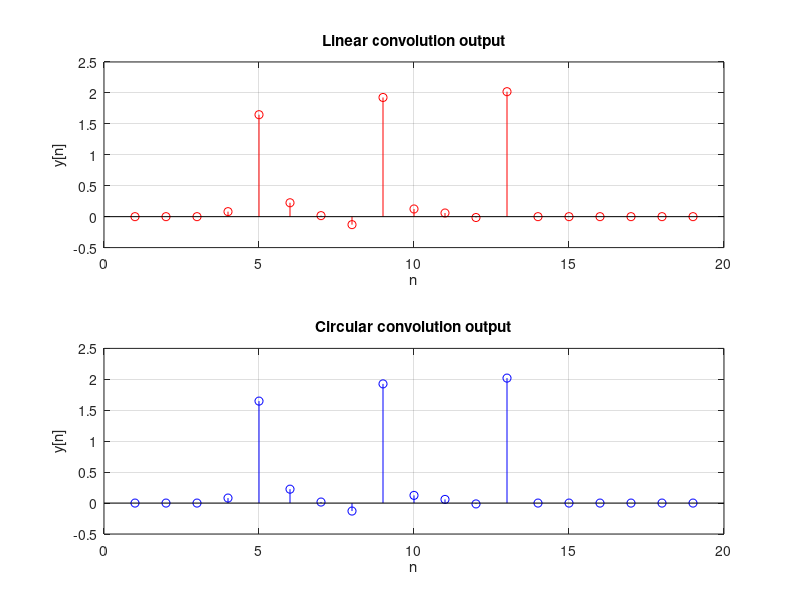

This chart was generated by the following MATLAB code:
% making a gaussian random sequence
mean = 1;
var = 1;
x1 = normrnd(mean,var,1,10);
x2 = zeros(1,10);
x2(4) = 1;

lin = conv(x1,x2);
circ = cconv(x1,x2);

figure();
subplot(2,1,1);
stem(1:length(lin),lin,'red');
title('Linear convolution output');
ylabel('y[n]');
xlabel('n');
grid on;
subplot(2,1,2);
stem(1:length(circ),circ,'blue');
title('Circular convolution output');
ylabel('y[n]');
xlabel('n');
grid on;
